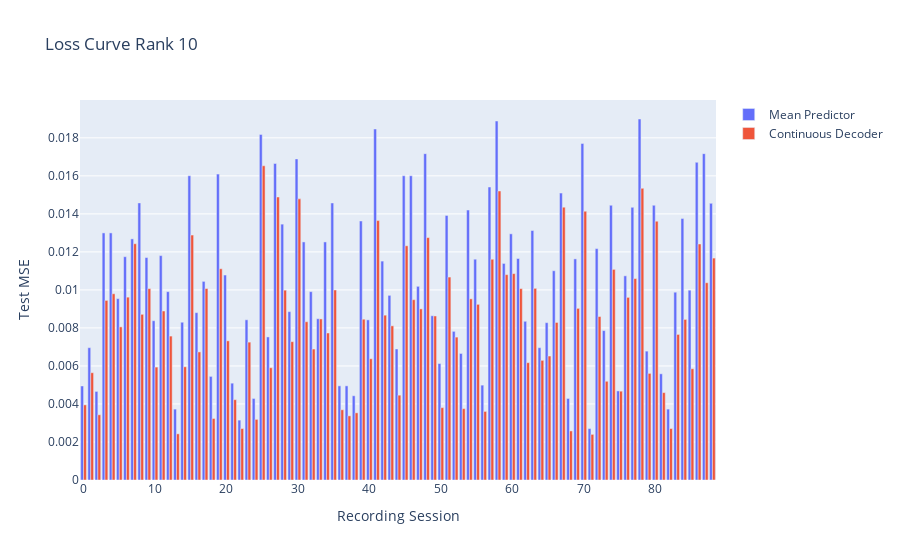

Here is the notebook cell this chart was saved with:
### Code cell
fig = go.Figure()
# fig.add_trace(go.Bar(x=np.arange(TOTAL_RECORDINGS), y=test_loss_zero_predictor, name='Zero Predictor'))
fig.add_trace(go.Bar(x=np.arange(TOTAL_RECORDINGS), y=test_loss_mean_predictor_interesting, name='Mean Predictor'))
fig.add_trace(go.Bar(x=np.arange(TOTAL_RECORDINGS), y=test_loss_continuous_decoder_interesting, name='Continuous Decoder'))
fig.update_layout(title=f'Loss Curve Rank {RANK}', xaxis_title='Recording Session', yaxis_title='Test MSE')
fig.show()
